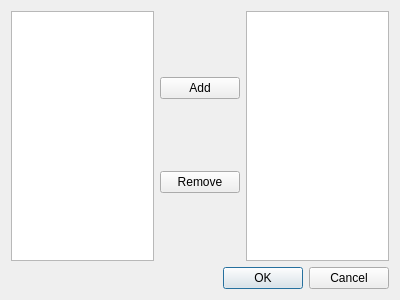
<?xml version="1.0" encoding="UTF-8"?>
<ui version="4.0">
 <class>CDlgInviter</class>
 <widget class="QDialog" name="CDlgInviter">
  <property name="geometry">
   <rect>
    <x>0</x>
    <y>0</y>
    <width>400</width>
    <height>300</height>
   </rect>
  </property>
  <property name="windowTitle">
   <string>Dialog</string>
  </property>
  <layout class="QGridLayout" name="gridLayout">
   <item row="0" column="0">
    <layout class="QHBoxLayout" name="horizontalLayout">
     <item>
      <widget class="CCustomTreeView" name="treeView"/>
     </item>
     <item>
      <layout class="QVBoxLayout" name="verticalLayout">
       <item>
        <widget class="QPushButton" name="pushButton">
         <property name="text">
          <string>Add</string>
         </property>
        </widget>
       </item>
       <item>
        <widget class="QPushButton" name="pushButton_2">
         <property name="text">
          <string>Remove</string>
         </property>
        </widget>
       </item>
      </layout>
     </item>
     <item>
      <widget class="QListView" name="listView"/>
     </item>
    </layout>
   </item>
   <item row="1" column="0">
    <widget class="QDialogButtonBox" name="buttonBox">
     <property name="orientation">
      <enum>Qt::Horizontal</enum>
     </property>
     <property name="standardButtons">
      <set>QDialogButtonBox::Cancel|QDialogButtonBox::Ok</set>
     </property>
    </widget>
   </item>
  </layout>
 </widget>
 <customwidgets>
  <customwidget>
   <class>CCustomTreeView</class>
   <extends>QTreeView</extends>
   <header>CustomTreeView.h</header>
  </customwidget>
 </customwidgets>
 <resources/>
 <connections>
  <connection>
   <sender>buttonBox</sender>
   <signal>accepted()</signal>
   <receiver>CDlgInviter</receiver>
   <slot>accept()</slot>
   <hints>
    <hint type="sourcelabel">
     <x>248</x>
     <y>254</y>
    </hint>
    <hint type="destinationlabel">
     <x>157</x>
     <y>274</y>
    </hint>
   </hints>
  </connection>
  <connection>
   <sender>buttonBox</sender>
   <signal>rejected()</signal>
   <receiver>CDlgInviter</receiver>
   <slot>reject()</slot>
   <hints>
    <hint type="sourcelabel">
     <x>316</x>
     <y>260</y>
    </hint>
    <hint type="destinationlabel">
     <x>286</x>
     <y>274</y>
    </hint>
   </hints>
  </connection>
 </connections>
</ui>
